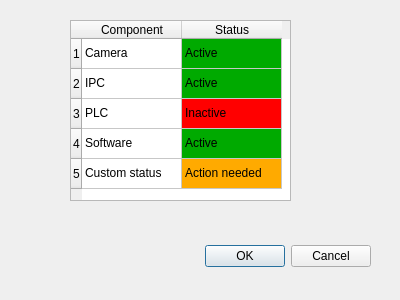
<?xml version="1.0" encoding="UTF-8"?>
<ui version="4.0">
 <class>Status</class>
 <widget class="QDialog" name="Status">
  <property name="geometry">
   <rect>
    <x>0</x>
    <y>0</y>
    <width>400</width>
    <height>300</height>
   </rect>
  </property>
  <property name="windowTitle">
   <string>Status</string>
  </property>
  <widget class="QDialogButtonBox" name="buttonBox">
   <property name="geometry">
    <rect>
     <x>30</x>
     <y>240</y>
     <width>341</width>
     <height>32</height>
    </rect>
   </property>
   <property name="orientation">
    <enum>Qt::Horizontal</enum>
   </property>
   <property name="standardButtons">
    <set>QDialogButtonBox::Cancel|QDialogButtonBox::Ok</set>
   </property>
  </widget>
  <widget class="QTableWidget" name="tableWidget">
   <property name="geometry">
    <rect>
     <x>70</x>
     <y>20</y>
     <width>221</width>
     <height>181</height>
    </rect>
   </property>
   <row>
    <property name="text">
     <string>1</string>
    </property>
   </row>
   <row>
    <property name="text">
     <string>2</string>
    </property>
   </row>
   <row>
    <property name="text">
     <string>3</string>
    </property>
   </row>
   <row>
    <property name="text">
     <string>4</string>
    </property>
   </row>
   <row>
    <property name="text">
     <string>5</string>
    </property>
   </row>
   <column>
    <property name="text">
     <string>Component</string>
    </property>
   </column>
   <column>
    <property name="text">
     <string>Status</string>
    </property>
   </column>
   <item row="0" column="0">
    <property name="text">
     <string>Camera</string>
    </property>
   </item>
   <item row="0" column="1">
    <property name="text">
     <string>Active</string>
    </property>
    <property name="background">
     <brush brushstyle="SolidPattern">
      <color alpha="255">
       <red>0</red>
       <green>170</green>
       <blue>0</blue>
      </color>
     </brush>
    </property>
   </item>
   <item row="1" column="0">
    <property name="text">
     <string>IPC</string>
    </property>
   </item>
   <item row="1" column="1">
    <property name="text">
     <string>Active</string>
    </property>
    <property name="background">
     <brush brushstyle="SolidPattern">
      <color alpha="255">
       <red>0</red>
       <green>170</green>
       <blue>0</blue>
      </color>
     </brush>
    </property>
   </item>
   <item row="2" column="0">
    <property name="text">
     <string>PLC</string>
    </property>
   </item>
   <item row="2" column="1">
    <property name="text">
     <string>Inactive</string>
    </property>
    <property name="background">
     <brush brushstyle="SolidPattern">
      <color alpha="255">
       <red>255</red>
       <green>0</green>
       <blue>0</blue>
      </color>
     </brush>
    </property>
   </item>
   <item row="3" column="0">
    <property name="text">
     <string>Software</string>
    </property>
   </item>
   <item row="3" column="1">
    <property name="text">
     <string>Active</string>
    </property>
    <property name="background">
     <brush brushstyle="SolidPattern">
      <color alpha="255">
       <red>0</red>
       <green>170</green>
       <blue>0</blue>
      </color>
     </brush>
    </property>
   </item>
   <item row="4" column="0">
    <property name="text">
     <string>Custom status</string>
    </property>
   </item>
   <item row="4" column="1">
    <property name="text">
     <string>Action needed</string>
    </property>
    <property name="background">
     <brush brushstyle="SolidPattern">
      <color alpha="255">
       <red>255</red>
       <green>170</green>
       <blue>0</blue>
      </color>
     </brush>
    </property>
   </item>
  </widget>
 </widget>
 <resources/>
 <connections>
  <connection>
   <sender>buttonBox</sender>
   <signal>accepted()</signal>
   <receiver>Status</receiver>
   <slot>accept()</slot>
   <hints>
    <hint type="sourcelabel">
     <x>248</x>
     <y>254</y>
    </hint>
    <hint type="destinationlabel">
     <x>157</x>
     <y>274</y>
    </hint>
   </hints>
  </connection>
  <connection>
   <sender>buttonBox</sender>
   <signal>rejected()</signal>
   <receiver>Status</receiver>
   <slot>reject()</slot>
   <hints>
    <hint type="sourcelabel">
     <x>316</x>
     <y>260</y>
    </hint>
    <hint type="destinationlabel">
     <x>286</x>
     <y>274</y>
    </hint>
   </hints>
  </connection>
 </connections>
</ui>
